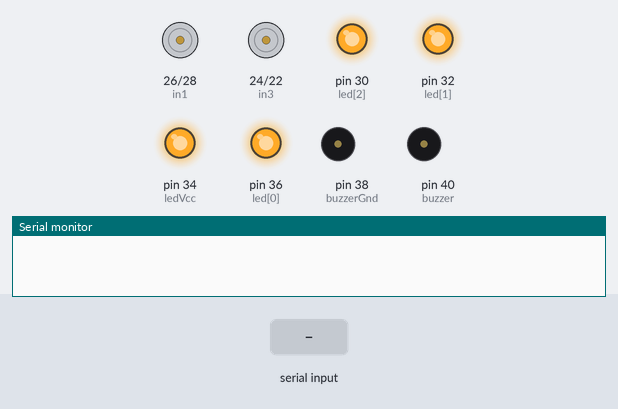
Recording of a sketch running on a simulated Arduino Mega 2560, built with avr-gcc and run on an emulated ATmega2560. Parts: motor-driver pin pairs drawn as motors (green arrow = first pin HIGH = forward, orange = second pin HIGH = backward, longer = more drive, scaled by the enable pin), output pins drawn as LEDs (lit = HIGH), buzzer (waves = sounding, pin HIGH), the last lines printed to the serial monitor. Dashed ring = blinking. The inputs (shaded band) are chosen by the test bench.

Above: at 1.2 s.
1.3 s: "e" received over Serial
At 2.2 s:
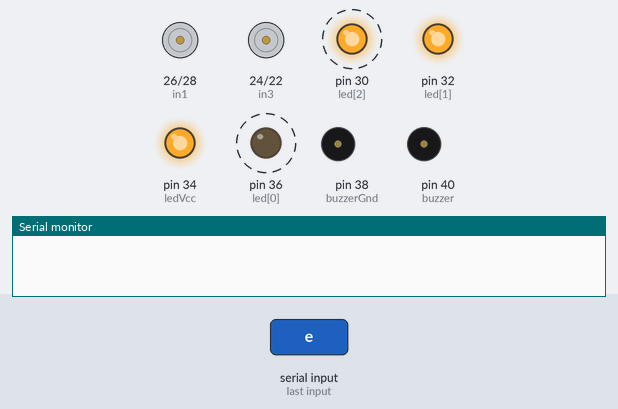
4.3 s: byte 57 ('9') received over Serial
At 4.7 s:
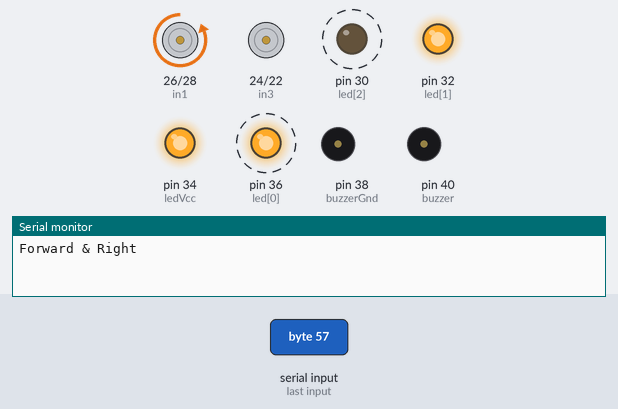
7.3 s: byte 49 ('1') received over Serial
At 7.7 s:
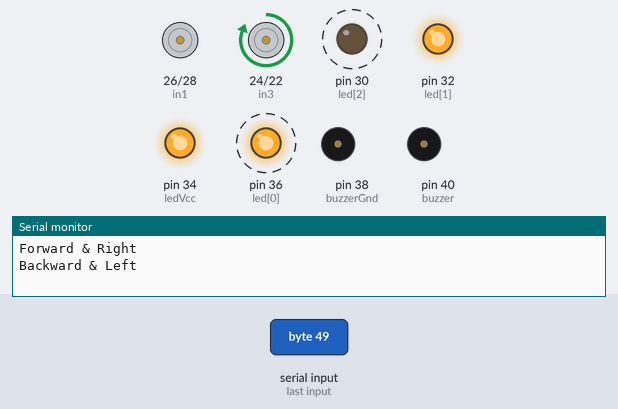
10.3 s: byte 51 ('3') received over Serial
At 10.7 s:
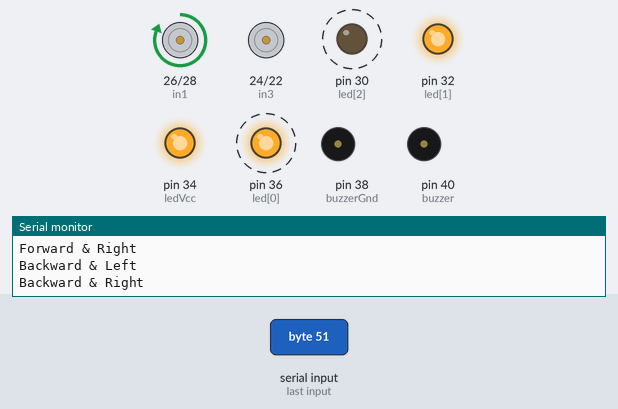
13.3 s: "8" received over Serial
At 13.7 s:
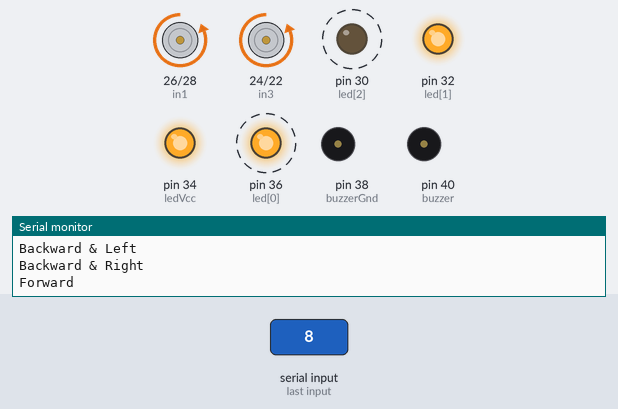
16.3 s: "2" received over Serial
At 16.7 s:
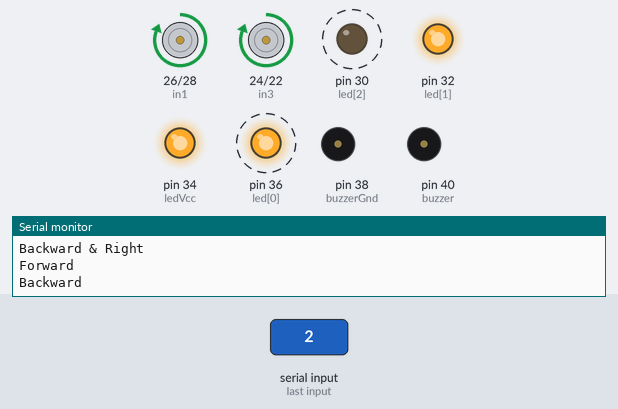
Timing chart, 0 to 20.3 s (numbered marks = the images above; inputs shaded):
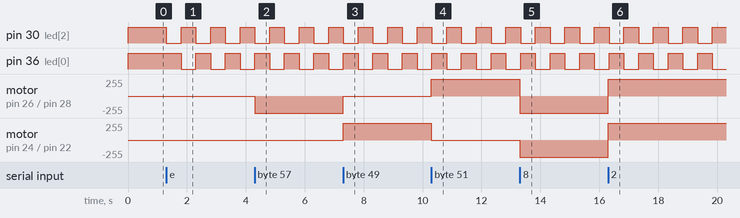

Measured:
- after the input at 1.3 s, pin 30 (led[2]): alternates HIGH for 0.50 s and LOW for 0.50 s, starting at once; pin 36 (led[0]): alternates HIGH for 0.50 s and LOW for 0.50 s, starting after 0.50 s
- after the input at 4.3 s, motor on pin 26 (in1) / pin 28 (in2): stopped → backward 255/255 at once
- after the input at 7.3 s, motor on pin 26 (in1) / pin 28 (in2): backward 255/255 → stopped at once; motor on pin 24 (in3) / pin 22 (in4): stopped → forward 255/255 at once
- after the input at 10.3 s, motor on pin 26 (in1) / pin 28 (in2): stopped → forward 255/255 at once; motor on pin 24 (in3) / pin 22 (in4): forward 255/255 → stopped at once
- after the input at 13.3 s, motor on pin 26 (in1) / pin 28 (in2): forward 255/255 → backward 255/255 at once; motor on pin 24 (in3) / pin 22 (in4): stopped → backward 255/255 at once
- after the input at 16.3 s, motor on pin 26 (in1) / pin 28 (in2), motor on pin 24 (in3) / pin 22 (in4): backward 255/255 → forward 255/255 at once

The sketch:

arduino_sample.ino
```cpp
#define enA 2 // left pwm
#define in1 26 // left backward
#define in2 28 // left forward
#define enB 3 // rigt pwm
#define in3 24 // right backward
#define in4 22 // right forward

#define ledVcc 34
#define buzzerGnd 38

#define buzzer 40 // buzzer vcc

int led[3] = {36, 32, 30}; // led pins (RGB)

char command = '0';

bool ledState[3] = {true, true, true}; // for setting led's color
int ledType = 0; // for setting led's stat (0: off, 1: blink, 2: constant color
bool blinkState = true;
bool buzzerState = false;

unsigned long lastTime = 0;

void setup() {
  pinMode(enA, OUTPUT);
  pinMode(enB, OUTPUT);
  pinMode(in1, OUTPUT);
  pinMode(in2, OUTPUT);
  pinMode(in3, OUTPUT);
  pinMode(in4, OUTPUT);

  pinMode(buzzerGnd, OUTPUT);
  pinMode(buzzer, OUTPUT);

  digitalWrite(buzzerGnd, LOW); // set pin to buzzer gnd
  digitalWrite(buzzer, LOW); // turn off buzzer

  pinMode(ledVcc, OUTPUT);
  for (int i = 0; i < 3; i++) pinMode(led[i], OUTPUT); // set led pins to output

  digitalWrite(ledVcc, HIGH);
  for (int i = 0; i < 3; i++) digitalWrite(led[i], HIGH); // turn off led

  Serial.begin(9600);
}

void loop() {
  command = '0';

  while (Serial.available() > 0) {
    command = Serial.read();
  }

  if (command == 'A') { // buzzer on
    digitalWrite(buzzer, HIGH);
  }
  else if (command == 'a') {
    digitalWrite(buzzer, LOW); // buzzer off
  }
  else if (command == 'b') { // turn on/off led's red
    ledType = 2;
    ledState[0] = !ledState[0];
    for (int i = 0; i < 3; i++) {
      digitalWrite(led[i], ledState[i]);
    }
  }
  else if (command == 'c') { // turn on/off led's green
    ledType = 2;
    ledState[1] = !ledState[1];
    for (int i = 0; i < 3; i++) {
      digitalWrite(led[i], ledState[i]);
    }
  }
  else if (command == 'd') { // turn on/off led's blue
    ledType = 2;
    ledState[2] = !ledState[2];
    for (int i = 0; i < 3; i++) {
      digitalWrite(led[i], ledState[i]);
    }
  }
  else if (command == 'e') { // change led's stat to blink or off
    if (ledType == 1) ledType = 0;
    else ledType = 1;
  }
  else if (command == '8') { // forward
    digitalWrite(enA, HIGH);
    digitalWrite(enB, HIGH);
    digitalWrite(in1, LOW);
    digitalWrite(in2, HIGH);
    digitalWrite(in3, LOW);
    digitalWrite(in4, HIGH);

    Serial.println("Forward");
  }
  else if (command == '2') { // backward
    digitalWrite(enA, HIGH);
    digitalWrite(enB, HIGH);
    digitalWrite(in1, HIGH);
    digitalWrite(in2, LOW);
    digitalWrite(in3, HIGH);
    digitalWrite(in4, LOW);

    Serial.println("Backward");
  }
  else if (command == '7' || command == '4') { // forward & left
    digitalWrite(enA, LOW);
    digitalWrite(enB, HIGH);
    digitalWrite(in1, LOW);
    digitalWrite(in2, LOW);
    digitalWrite(in3, LOW);
    digitalWrite(in4, HIGH);

    Serial.println("Forward & Left");
  }
  else if (command == '9' || command == '6') { // forward & right
    digitalWrite(enA, HIGH);
    digitalWrite(enB, LOW);
    digitalWrite(in1, LOW);
    digitalWrite(in2, HIGH);
    digitalWrite(in3, LOW);
    digitalWrite(in4, LOW);

    Serial.println("Forward & Right");
  }
  else if (command == '1') { // backward & left
    digitalWrite(enA, LOW);
    digitalWrite(enB, HIGH);
    digitalWrite(in1, LOW);
    digitalWrite(in2, LOW);
    digitalWrite(in3, HIGH);
    digitalWrite(in4, LOW);

    Serial.println("Backward & Left");
  }
  else if (command == '3') { // backward & right
    digitalWrite(enA, HIGH);
    digitalWrite(enB, LOW);
    digitalWrite(in1, HIGH);
    digitalWrite(in2, LOW);
    digitalWrite(in3, LOW);
    digitalWrite(in4, LOW);

    Serial.println("Backward & Right");
  }
  else if (command == '5') { // stop
    digitalWrite(enA, LOW);
    digitalWrite(enB, LOW);
    digitalWrite(in1, LOW);
    digitalWrite(in2, LOW);
    digitalWrite(in3, LOW);
    digitalWrite(in4, LOW);

    Serial.println("Stop");
  }

  if (ledType == 1) { // blink mode on
    for (int i = 0; i < 3; i++) {  //
      ledState[i] = true;          // reset defined color settings
    }                              //

    if (millis() - lastTime > 500) { // change the color of the led after 500ms
      lastTime = millis();
      blinkState = ! blinkState;

      if (blinkState) {
        digitalWrite(led[0], LOW);
        digitalWrite(led[1], HIGH);
        digitalWrite(led[2], HIGH);
      }
      else {
        digitalWrite(led[0], HIGH);
        digitalWrite(led[1], HIGH);
        digitalWrite(led[2], LOW);
      }
    }
  }
  else if (ledType == 0) { // turn off led
    digitalWrite(led[0], HIGH);
    digitalWrite(led[1], HIGH);
    digitalWrite(led[2], HIGH);
  }
}
```
